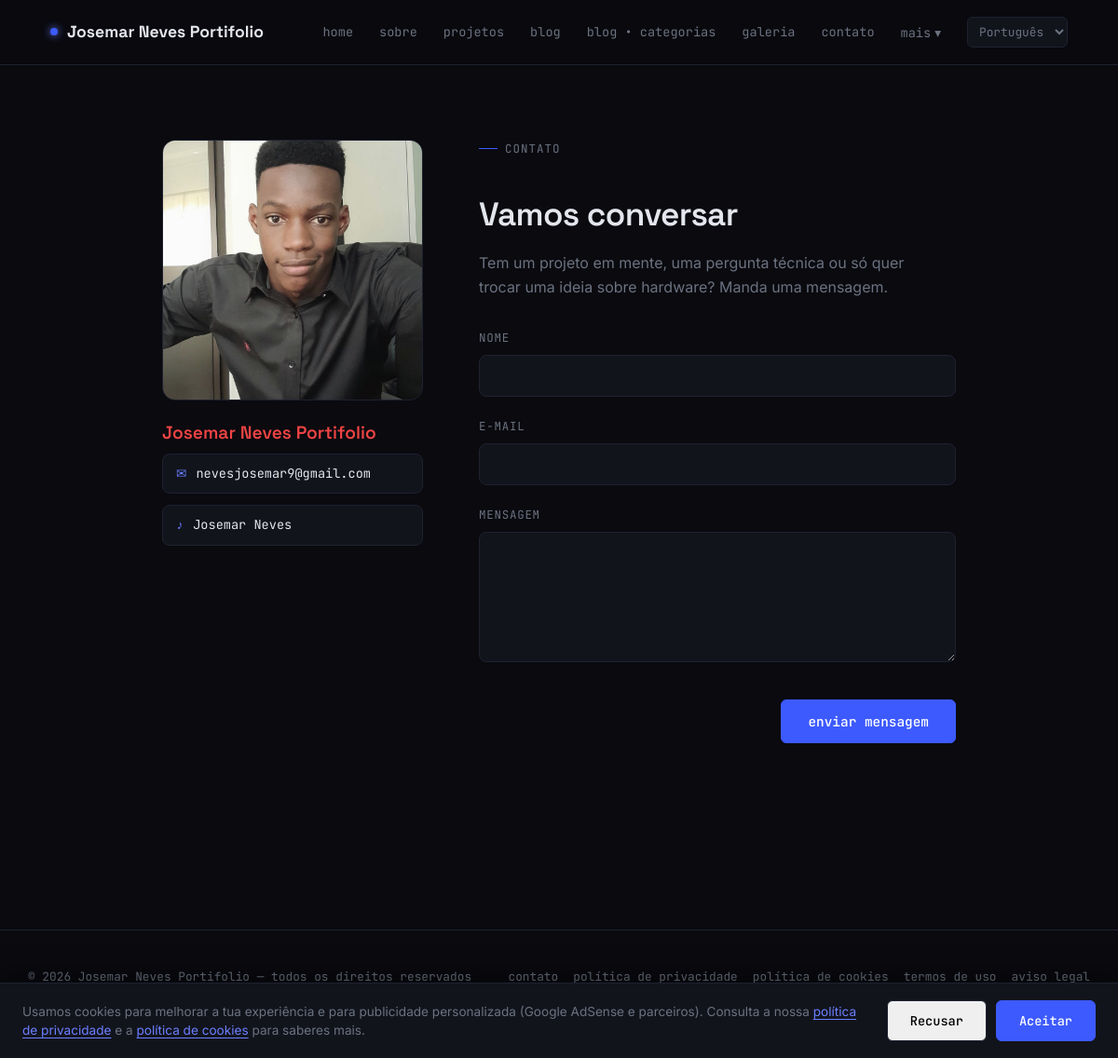
Screenshot of /contato/ with the database file from the repository.
### portifolio/models.py (models this page shows, shortened)
class SiteConfig(models.Model):
    nome_site = models.CharField(max_length=150)
    logo = models.ImageField(
        upload_to="site/logo/",
        blank=True,
        null=True,
        validators=[validar_extensao_imagem]
    )
    foto_perfil = models.ImageField(
        upload_to="site/perfil/",
        blank=True,
        null=True,
        validators=[validar_extensao_imagem]
    )
    descricao_curta = models.TextField(blank=True)
    email_contato = models.EmailField(blank=True)
    linkedin = models.URLField(blank=True)
    github = models.URLField(blank=True)
    instagram = models.URLField(blank=True)
    youtube = models.URLField(blank=True)
    twitter = models.URLField(blank=True)
    tiktok = models.URLField(blank=True)
    criado_em = models.DateTimeField(auto_now_add=True)
    atualizado_em = models.DateTimeField(auto_now=True)
    class Meta:
        verbose_name = "Configuração do Site"
        verbose_name_plural = "Configurações do Site"

### portifolio/views.py (the view, shortened to what this page needs)
# urls.py: path("contato/", views.ContatoView.as_view(), name="contato"),
class ContatoView(SiteConfigMixin, FormView):
    template_name = "contato.html"
    form_class = ContatoForm
    success_url = reverse_lazy("contato")

### portifolio/views.py
class ContatoForm(forms.ModelForm):
    class Meta:
        model = Contato
        fields = ["nome", "email", "mensagem"]
        widgets = {
            "mensagem": forms.Textarea(attrs={"rows": 5}),
        }

### portifolio/templatetags/portfolio_extras.py (called while the page is built)
@register.simple_tag(takes_context=True)
def hreflang_urls(context):
    request = context.get("request")
    match = getattr(request, "resolver_match", None)
    resultado = []
    if not request or not match or not match.url_name:
        return resultado
    dominio = f"{request.scheme}://{request.get_host()}"
    for lang_code, lang_name in settings.LANGUAGES:
        try:
            with override(lang_code):
                caminho = reverse(match.url_name, kwargs=match.kwargs)
        except NoReverseMatch:
            continue
        resultado.append((lang_code, lang_name, f"{dominio}{caminho}"))
    return resultado

### portifolio/views.py (called while the page is built)
    def get_context_data(self, **kwargs):
        context = super().get_context_data(**kwargs)
        context["site"] = SiteConfig.objects.first()
        return context

### templates/contato.html (shortened to what this page needs)
{% extends "base.html" %}
{% load i18n %}
{% block content %}
<div class="contato-wrap">
  <div class="contato-perfil">
    {% if site.foto_perfil %}
    <div class="perfil-foto">
      <img src="{{ site.foto_perfil.url }}" alt="{{ site.nome_site }}">
    </div>
    {% endif %}
    <p class="perfil-nome">{{ site.nome_site }}</p>
    <div class="perfil-contatos">
      <a href="mailto:{{ site.email_contato|default:"nevesjosemar9@gmail.com" }}" class="contato-item">
        <span class="icon">✉</span> {{ site.email_contato|default:"nevesjosemar9@gmail.com" }}
      </a>
      {% if site.tiktok %}
      <a href="{{ site.tiktok }}" target="_blank" rel="noopener" class="contato-item">
        <span class="icon">♪</span> Josemar Neves
      </a>
      {% endif %}
    </div>
  </div>
  <div class="contato-form-side">
    <p class="eyebrow">{% trans "contato" %}</p>
    <h1>{% trans "Vamos conversar" %}</h1>
    <p>{% trans "Tem um projeto em mente, uma pergunta técnica ou só quer trocar uma ideia sobre hardware? Manda uma mensagem." %}</p>
    <form method="post" novalidate>
      <div class="form-group">
        <label for="{{ form.nome.id_for_label }}">{% trans "Nome" %}</label>
        {{ form.nome }}
      </div>
      <div class="form-group">
        <label for="{{ form.email.id_for_label }}">{% trans "E-mail" %}</label>
        {{ form.email }}
      </div>
      <div class="form-group">
        <label for="{{ form.mensagem.id_for_label }}">{% trans "Mensagem" %}</label>
        {{ form.mensagem }}
      </div>
      <div class="form-submit">
        <button type="submit">{% trans "enviar mensagem" %}</button>
      </div>
    </form>
  </div>
</div>
{% endblock %}

### templates/base.html (shortened to what this page needs)
{% load i18n portfolio_extras %}
{% get_current_language as LANGUAGE_CODE %}
<!DOCTYPE html>
<html lang="{{ LANGUAGE_CODE }}">
<head>
{% hreflang_urls as hreflang_links %}
</head>
<body>
<div id="cookie-banner" class="cookie-banner">
  <p class="cookie-banner-text">
    {% trans "Usamos cookies para melhorar a tua experiência e para publicidade personalizada (Google AdSense e parceiros)." %}
    {% trans "Consulta a nossa" %}
    <a href="{% url 'politica_privacidade' %}">{% trans "política de privacidade" %}</a>
    {% trans "e a" %}
    <a href="{% url 'cookies' %}">{% trans "política de cookies" %}</a>
    {% trans "para saberes mais." %}
  </p>
  <div class="cookie-banner-actions">
    <button id="cookie-reject" class="btn btn-ghost">{% trans "Recusar" %}</button>
    <button id="cookie-accept" class="btn btn-primary">{% trans "Aceitar" %}</button>
  </div>
</div>
<header class="site-header">
  <nav class="nav">
    <a href="{% url 'home' %}" class="nav-brand">
      {% if site.logo %}
        <img class="nav-logo" src="{{ site.logo.url }}" alt="{{ site.nome_site }}">
      {% else %}
        <span class="dot"></span>
      {% endif %}
      {{ site.nome_site }}
    </a>
    <ul class="nav-links" id="nav-links">
      <li><a href="{% url 'home' %}">{% trans "home" %}</a></li>
      <li><a href="{% url 'sobre' %}">{% trans "sobre" %}</a></li>
      <li><a href="{% url 'projetos' %}">{% trans "projetos" %}</a></li>
      <li><a href="{% url 'blog' %}">{% trans "blog" %}</a></li>
      <li><a href="{% url 'categorias' %}">{% trans "blog" %} • {% trans "categorias" %}</a></li>
      <li><a href="{% url 'galeria' %}">{% trans "galeria" %}</a></li>
      <li><a href="{% url 'contato' %}">{% trans "contato" %}</a></li>
      <li class="nav-more" id="nav-more">
        <button class="nav-more-toggle" id="nav-more-toggle" aria-haspopup="true" aria-expanded="false">
          {% trans "mais" %} <span aria-hidden="true">▾</span>
        </button>
      </li>
      {% if hreflang_links %}
      <li class="lang-switch">
        <select aria-label="{% trans 'Idioma' %}" onchange="if (this.value) window.location.href = this.value;">
          {% for lang_code, lang_name, url in hreflang_links %}
            <option value="{{ url }}" {% if lang_code == LANGUAGE_CODE %}selected{% endif %}>{{ lang_name }}</option>
          {% endfor %}
        </select>
      </li>
      {% endif %}
    </ul>
  </nav>
</header>
<main>
  {% block content %}{% endblock %}
</main>
<footer class="site-footer">
  <div class="footer-inner">
    <p>&copy; {% now "Y" %} {{ site.nome_site }} — {% trans "todos os direitos reservados" %}</p>
    <div class="footer-links">
      <a href="{% url 'contato' %}">{% trans "contato" %}</a>
      <a href="{% url 'politica_privacidade' %}">{% trans "política de privacidade" %}</a>
      <a href="{% url 'cookies' %}">{% trans "política de cookies" %}</a>
      <a href="{% url 'termos_uso' %}">{% trans "termos de uso" %}</a>
      <a href="{% url 'aviso_legal' %}">{% trans "aviso legal" %}</a>
    </div>
    <div class="social-links">
      {% if site.tiktok %}<a href="{{ site.tiktok }}" target="_blank" rel="noopener">tiktok</a>{% endif %}
    </div>
  </div>
</footer>
</body>
</html>

### templates/base.html (style rules this page uses)
:root { --bg: #0a0a0f; --surface: #12141c; --surface-2: #191c26; --border: #1e2230; --blue-deep: #1a2a5e; --blue-elec: #3d5afe; --blue-glow: #6b7fff; --text: #e4e6ed; --text-muted: #6b7280; --font-display: 'Space Grotesk', sans-serif; --font-body: 'Inter', sans-serif; --font-mono: 'JetBrains Mono', monospace; }
* { margin: 0; padding: 0; box-sizing: border-box; }
html { scroll-behavior: smooth; }
body { background: var(--bg); color: var(--text); font-family: var(--font-body); line-height: 1.6; overflow-x: hidden; }
a { color: inherit; text-decoration: none; }
h1, h2, h3, h4 { font-family: var(--font-display); font-weight: 600; letter-spacing: -0.02em; }
.footer-links { display: flex; gap: 16px; flex-wrap: wrap; }
.footer-links a { color: var(--text-muted); font-family: var(--font-mono); font-size: 0.8rem; transition: color 0.2s ease; }
.site-header { position: sticky; top: 0; z-index: 100; background: rgba(10, 10, 15, 0.85); backdrop-filter: blur(10px); border-bottom: 1px solid var(--border); }
.nav { display: flex; align-items: center; justify-content: space-between; padding: 18px 24px; max-width: 1140px; margin: 0 auto; position: relative; }
.nav-brand { display: flex; align-items: center; gap: 10px; font-family: var(--font-display); font-weight: 700; font-size: 1.1rem; }
.nav-brand .dot { width: 8px; height: 8px; border-radius: 50%; background: var(--blue-elec); box-shadow: 0 0 8px var(--blue-glow); animation: pulse 2.4s ease-in-out infinite; }
.nav-links { display: flex; gap: 28px; list-style: none; font-family: var(--font-mono); font-size: 0.85rem; align-items: center; }
.nav-links a { color: var(--text-muted); transition: color 0.2s ease; position: relative; }
.nav-links a::after { content: ''; position: absolute; bottom: -4px; left: 0; width: 0; height: 1px; background: var(--blue-elec); transition: width 0.25s ease; }
.nav-more { position: relative; }
.nav-more-toggle { background: none; border: none; color: var(--text-muted); font-family: var(--font-mono); font-size: 0.85rem; cursor: pointer; display: flex; align-items: center; gap: 4px; padding: 0; transition: color 0.2s ease; }
.lang-switch select { background: var(--surface); color: var(--text-muted); border: 1px solid var(--border); border-radius: 6px; padding: 6px 8px; font-family: var(--font-mono); font-size: 0.8rem; cursor: pointer; }
.site-footer { border-top: 1px solid var(--border); margin-top: 100px; padding: 40px 24px; }
.footer-inner { max-width: 1140px; margin: 0 auto; display: flex; justify-content: space-between; align-items: center; flex-wrap: wrap; gap: 16px; }
.footer-inner p { color: var(--text-muted); font-family: var(--font-mono); font-size: 0.8rem; }
.social-links { display: flex; gap: 16px; }
.social-links a { color: var(--text-muted); font-family: var(--font-mono); font-size: 0.8rem; transition: color 0.2s ease; }
.btn { display: inline-flex; align-items: center; gap: 8px; padding: 12px 24px; border-radius: 6px; font-family: var(--font-mono); font-size: 0.85rem; font-weight: 500; border: 1px solid var(--border); transition: all 0.25s ease; }
.btn-primary { background: var(--blue-elec); color: #fff; border-color: var(--blue-elec); }
.btn-ghost { color: var(--text); }
.eyebrow { font-family: var(--font-mono); font-size: 0.78rem; color: var(--blue-glow); letter-spacing: 0.08em; text-transform: uppercase; display: flex; align-items: center; gap: 8px; margin-bottom: 12px; }
.eyebrow::before { content: ''; width: 20px; height: 1px; background: var(--blue-elec); }
#cookie-reject { color: #000; border-color: var(--border); }
.cookie-banner { position: fixed; left: 0; right: 0; bottom: 0; z-index: 200; display: none; align-items: center; justify-content: space-between; gap: 20px; flex-wrap: wrap; background: var(--surface); border-top: 1px solid var(--border); padding: 18px 24px; box-shadow: 0 -10px 30px rgba(0, 0, 0, 0.35); }
.cookie-banner.is-visible { display: flex; }
.cookie-banner-text { flex: 1; min-width: 240px; color: var(--text-muted); font-size: 0.85rem; line-height: 1.5; }
.cookie-banner-text a { color: var(--blue-glow); text-decoration: underline; text-underline-offset: 3px; }
.cookie-banner-actions { flex-shrink: 0; display: flex; gap: 10px; }

### rows the page displays
SiteConfig: nome_site "Josemar Neves Portifolio", foto_perfil (picture), email_contato "nevesjosemar9@gmail.com"

### other values shown
form field value "Português"
